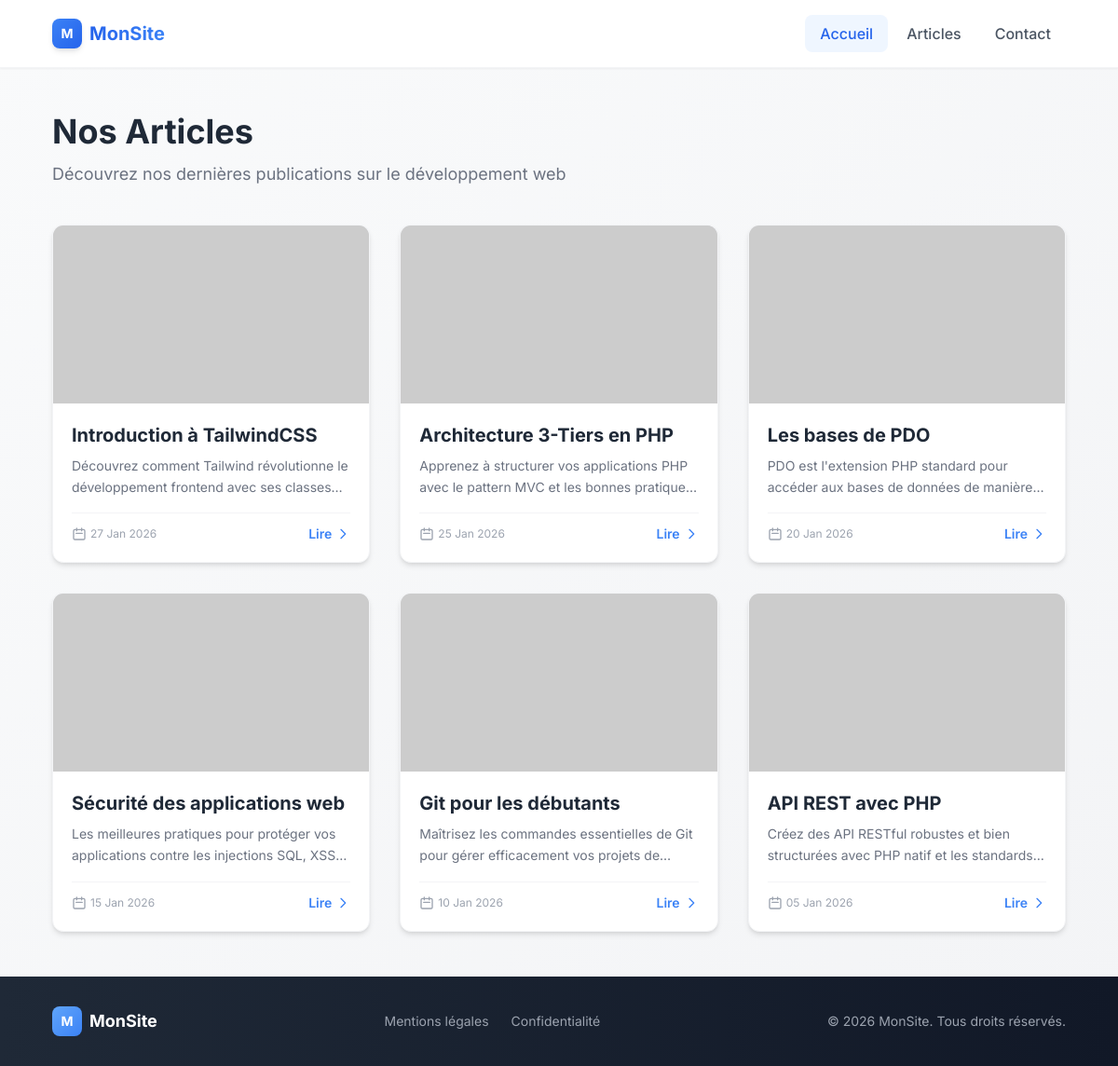
The page / on the database its author committed.
### tables this page shows
CREATE TABLE articles (
    id INT AUTO_INCREMENT PRIMARY KEY,
    titre VARCHAR(255) NOT NULL,
    resume TEXT,
    contenu TEXT NOT NULL,
    image VARCHAR(255) DEFAULT NULL,
    date_publication DATETIME DEFAULT CURRENT_TIMESTAMP,
    created_at DATETIME DEFAULT CURRENT_TIMESTAMP,
    updated_at DATETIME DEFAULT CURRENT_TIMESTAMP ON UPDATE CURRENT_TIMESTAMP
);

### App/Controllers/ArticleController.php (called while the page is built, shortened)
<?php
class ArticleController
{
    private ArticleService $service;
    public function __construct()
    {
        $this->service = new ArticleService();
    }
    public function index(): void
    {
        $articles = $this->service->getAllArticles();
        $pageTitle = 'Nos Articles';
        $content = $this->renderView('articles/index', [
            'articles' => $articles,
            'pageTitle' => $pageTitle
        ]);
        require __DIR__ . '/../../Views/layouts/public.php';
    }
    private function renderView(string $viewName, array $data = []): string
    {
        extract($data);
        require __DIR__ . '/../../Views/' . $viewName . '.php';
        return ob_get_clean();
    }
}

### index.php (called while the page is built, shortened)
<?php
require __DIR__ . '/public/index.php';

### App/Core/Database.php (called while the page is built, shortened)
<?php
class Database
{
    private static ?self $instance = null;
    private \PDO $pdo;
    private function __construct()
    {
        $dsn = sprintf(
            'mysql:host=%s;dbname=%s;charset=%s',
            self::HOST,
            self::DBNAME,
            self::CHARSET
        );
        $options = [
            \PDO::ATTR_ERRMODE => \PDO::ERRMODE_EXCEPTION,
            \PDO::ATTR_DEFAULT_FETCH_MODE => \PDO::FETCH_ASSOC,
            \PDO::ATTR_EMULATE_PREPARES => false,
        ];
        $this->pdo = new \PDO($dsn, self::USERNAME, self::PASSWORD, $options);
    }
    public static function getInstance(): self
    {
        if (self::$instance === null) {
            self::$instance = new self();
        }
        return self::$instance;
    }
    public function getConnection(): \PDO
    {
        return $this->pdo;
    }
}

### App/Services/ArticleService.php (called while the page is built, shortened)
<?php
class ArticleService
{
    private ArticleRepository $repository;
    public function __construct()
    {
        $this->repository = new ArticleRepository();
    }
    public function getAllArticles(): array
    {
        return $this->repository->findAll();
    }
}

### App/Repositories/ArticleRepository.php (called while the page is built, shortened)
<?php
class ArticleRepository
{
    private \PDO $pdo;
    public function __construct()
    {
        $this->pdo = Database::getInstance()->getConnection();
    }
    public function findAll(): array
    {
        $sql = "SELECT * FROM articles ORDER BY date_publication DESC";
        $stmt = $this->pdo->prepare($sql);
        $stmt->execute();
        $articles = [];
        while ($row = $stmt->fetch()) {
            $articles[] = Article::fromArray($row);
        }
        return $articles;
    }
}

### App/Entities/Article.php (called while the page is built, shortened)
<?php
class Article
{
    public static function fromArray(array $data): self
    {
        return new self(
            id: isset($data['id']) ? (int) $data['id'] : null,
            titre: $data['titre'] ?? '',
            resume: $data['resume'] ?? null,
            contenu: $data['contenu'] ?? '',
            image: $data['image'] ?? null,
            datePublication: isset($data['date_publication'])
            ? new \DateTimeImmutable($data['date_publication'])
            : null,
            createdAt: isset($data['created_at'])
            ? new \DateTimeImmutable($data['created_at'])
            : null,
            updatedAt: isset($data['updated_at'])
            ? new \DateTimeImmutable($data['updated_at'])
            : null
        );
    }
    public function getShortResume(int $maxLength = 100): string
    {
        if (mb_strlen($this->resume) <= $maxLength) {
            return $this->resume;
        }
        return mb_substr($this->resume, 0, $maxLength) . '...';
    }
    public function getFormattedDate(string $format = 'd M Y'): string
    {
        return $this->datePublication->format($format);
    }
}

### Views/articles/index.php (the view, shortened to what this page needs)
<div class="mb-10">
    <h1 class="text-4xl font-bold text-gray-800 mb-3">
        <?= htmlspecialchars($pageTitle) ?>
    </h1>
    <p class="text-gray-500 text-lg">Découvrez nos dernières publications sur le développement web</p>
</div>
<?php if (empty($articles)): ?>
    <div class="bg-white rounded-xl shadow-md p-8 text-center">
        <p class="text-gray-500">Aucun article disponible pour le moment.</p>
    </div>
<?php else: ?>
    <div class="grid grid-cols-1 md:grid-cols-2 lg:grid-cols-3 gap-8">
        <?php foreach ($articles as $article): ?>
            <article
                class="group bg-white rounded-xl shadow-md hover:shadow-xl transition-all duration-300 overflow-hidden border border-gray-100 hover:border-blue-200 transform hover:-translate-y-1">
                <div class="relative aspect-video bg-gradient-to-br from-gray-200 to-gray-300 overflow-hidden">
                    <?php if ($article->image): ?>
                        <img src="<?= htmlspecialchars($article->image) ?>" alt="<?= htmlspecialchars($article->titre) ?>"
                            class="w-full h-full object-cover transition-transform duration-500 group-hover:scale-105">
                    <?php else: ?>
                        <img src="https://picsum.photos/seed/<?= $article->id ?>/400/225"
                            alt="<?= htmlspecialchars($article->titre) ?>"
                            class="w-full h-full object-cover transition-transform duration-500 group-hover:scale-105">
                    <?php endif; ?>
                </div>
                <div class="p-5">
                    <h3 class="text-xl font-bold text-gray-800 mb-2 group-hover:text-blue-600 transition-colors duration-200">
                        <?= htmlspecialchars($article->titre) ?>
                    </h3>
                    <p class="text-sm text-gray-500 line-clamp-2 mb-4 leading-relaxed">
                        <?= htmlspecialchars($article->getShortResume(120)) ?>
                    </p>
                    <div class="flex items-center justify-between pt-3 border-t border-gray-100">
                        <span class="text-xs text-gray-400 flex items-center gap-1">
                            <svg class="w-4 h-4" fill="none" stroke="currentColor" viewBox="0 0 24 24">
                                <path stroke-linecap="round" stroke-linejoin="round" stroke-width="2"
                                    d="M8 7V3m8 4V3m-9 8h10M5 21h14a2 2 0 002-2V7a2 2 0 00-2-2H5a2 2 0 00-2 2v12a2 2 0 002 2z">
                                </path>
                            </svg>
                            <?= $article->getFormattedDate('d M Y') ?>
                        </span>
                        <a href="/article/<?= $article->id ?>"
                            class="inline-flex items-center gap-1 text-blue-500 hover:text-blue-600 font-semibold text-sm transition-colors duration-200 group/link">
                            Lire
                            <svg class="w-4 h-4 transition-transform duration-200 group-hover/link:translate-x-1" fill="none"
                                stroke="currentColor" viewBox="0 0 24 24">
                                <path stroke-linecap="round" stroke-linejoin="round" stroke-width="2" d="M9 5l7 7-7 7"></path>
                            </svg>
                        </a>
                    </div>
                </div>
            </article>
        <?php endforeach; ?>
    </div>
<?php endif; ?>

### public/index.php (shortened to what this page needs)
<?php
spl_autoload_register(function (string $class): void {
    $prefix = 'App\\';
    $baseDir = __DIR__ . '/../App/';
    $len = strlen($prefix);
    $relativeClass = substr($class, $len);
    $file = $baseDir . str_replace('\\', '/', $relativeClass) . '.php';
});
$uri = parse_url($_SERVER['REQUEST_URI'], PHP_URL_PATH);
$uri = rtrim($uri, '/') ?: '/';
$routes = [
    '/' => [ArticleController::class, 'index'],
    '/articles' => [ArticleController::class, 'index'],
];
if (isset($routes[$uri])) {
    [$controllerClass, $method] = $routes[$uri];
    $controller = new $controllerClass();
    $controller->$method();
} else {
    http_response_code(404);
    echo '<h1>404 - Page non trouvée</h1>';
    echo '<p><a href="/">Retour à l\'accueil</a></p>';
}

### Views/layouts/public.php (shortened to what this page needs)
<!DOCTYPE html>
<html lang="fr">
<head>
    <script src="https://cdn.tailwindcss.com"></script>
</head>
<body class="min-h-screen flex flex-col bg-gradient-to-br from-gray-50 to-gray-100">
    <header class="bg-white/95 backdrop-blur-md shadow-sm sticky top-0 z-50 border-b border-gray-100">
        <div class="max-w-6xl mx-auto px-6 lg:px-8 py-4 flex justify-between items-center">
            <a href="/" class="flex items-center gap-2 group">
                <div
                    class="w-8 h-8 bg-gradient-to-br from-blue-500 to-blue-600 rounded-lg flex items-center justify-center shadow-md group-hover:shadow-lg transition-shadow duration-200">
                    <span class="text-white font-bold text-sm">M</span>
                </div>
                <span
                    class="text-xl font-bold bg-gradient-to-r from-blue-600 to-blue-500 bg-clip-text text-transparent">MonSite</span>
            </a>
            <nav class="flex items-center gap-1">
                <a href="/" class="px-4 py-2 text-blue-600 font-medium rounded-lg bg-blue-50">Accueil</a>
                <a href="/articles"
                    class="px-4 py-2 text-gray-600 hover:text-blue-600 hover:bg-gray-50 font-medium rounded-lg transition-all duration-200">Articles</a>
                <a href="/contact"
                    class="px-4 py-2 text-gray-600 hover:text-blue-600 hover:bg-gray-50 font-medium rounded-lg transition-all duration-200">Contact</a>
            </nav>
        </div>
    </header>
    <main class="flex-1 py-12">
        <div class="max-w-6xl mx-auto px-6 lg:px-8">
            <?= $content ?? '' ?>
        </div>
    </main>
    <footer class="bg-gradient-to-r from-gray-800 to-gray-900 text-white mt-auto">
        <div class="max-w-6xl mx-auto px-6 lg:px-8 py-8">
            <div class="flex flex-col md:flex-row justify-between items-center gap-4">
                <div class="flex items-center gap-2">
                    <div
                        class="w-8 h-8 bg-gradient-to-br from-blue-400 to-blue-500 rounded-lg flex items-center justify-center">
                        <span class="text-white font-bold text-sm">M</span>
                    </div>
                    <span class="text-lg font-bold">MonSite</span>
                </div>
                <nav class="flex items-center gap-6">
                    <a href="#" class="text-gray-400 hover:text-white transition-colors duration-200 text-sm">Mentions
                        légales</a>
                    <a href="#"
                        class="text-gray-400 hover:text-white transition-colors duration-200 text-sm">Confidentialité</a>
                </nav>
                <p class="text-gray-400 text-sm">©
                    <?= date('Y') ?> MonSite. Tous droits réservés.
                </p>
            </div>
        </div>
    </footer>
</body>
</html>

### Views/layouts/public.php (style rules this page uses)
body { font-family: 'Inter', sans-serif; }

### rows shown on the page
articles: titre "Introduction à TailwindCSS", resume "Découvrez comment Tailwind révolutionne le développement frontend avec ses…", FormattedDate "27 Jan 2026"
articles: titre "Architecture 3-Tiers en PHP", resume "Apprenez à structurer vos applications PHP avec le pattern MVC et les bonnes…", FormattedDate "25 Jan 2026"
articles: titre "Les bases de PDO", resume "PDO est l'extension PHP standard pour accéder aux bases de données de…", FormattedDate "20 Jan 2026"
articles: titre "Sécurité des applications web", resume "Les meilleures pratiques pour protéger vos applications contre les injections SQL,…", FormattedDate "15 Jan 2026"
articles: titre "Git pour les débutants", resume "Maîtrisez les commandes essentielles de Git pour gérer efficacement vos projets…", FormattedDate "10 Jan 2026"
articles: titre "API REST avec PHP", resume "Créez des API RESTful robustes et bien structurées avec PHP natif et les…", FormattedDate "05 Jan 2026"

### other values the page prints
$pageTitle "Nos Articles"
